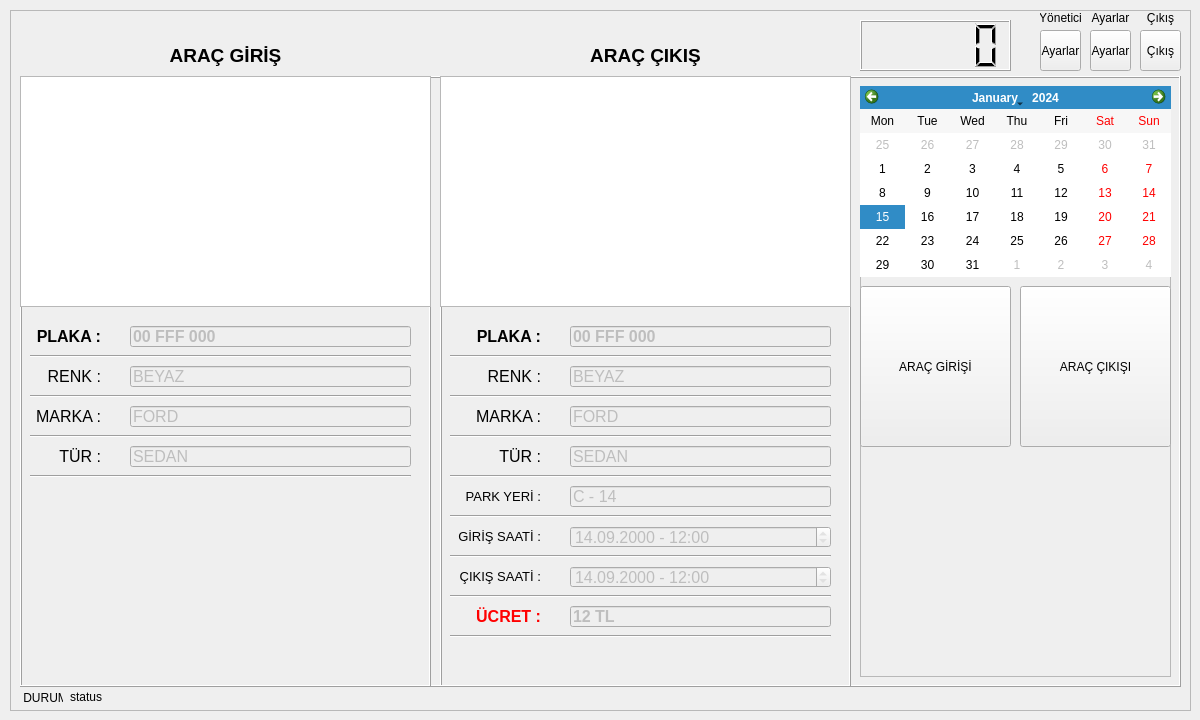
<?xml version="1.0" encoding="UTF-8"?>
<ui version="4.0">
 <class>ApplicationWindow</class>
 <widget class="QWidget" name="ApplicationWindow">
  <property name="windowModality">
   <enum>Qt::ApplicationModal</enum>
  </property>
  <property name="geometry">
   <rect>
    <x>0</x>
    <y>0</y>
    <width>1200</width>
    <height>720</height>
   </rect>
  </property>
  <property name="minimumSize">
   <size>
    <width>200</width>
    <height>110</height>
   </size>
  </property>
  <property name="maximumSize">
   <size>
    <width>9999</width>
    <height>9999</height>
   </size>
  </property>
  <property name="windowTitle">
   <string>ParkYerim Otopark - v0.01 Desktop</string>
  </property>
  <widget class="QFrame" name="frame_mainFrame">
   <property name="geometry">
    <rect>
     <x>10</x>
     <y>10</y>
     <width>1181</width>
     <height>701</height>
    </rect>
   </property>
   <property name="frameShape">
    <enum>QFrame::StyledPanel</enum>
   </property>
   <property name="frameShadow">
    <enum>QFrame::Raised</enum>
   </property>
   <widget class="QFrame" name="frame">
    <property name="geometry">
     <rect>
      <x>10</x>
      <y>66</y>
      <width>1161</width>
      <height>611</height>
     </rect>
    </property>
    <property name="frameShape">
     <enum>QFrame::Box</enum>
    </property>
    <property name="frameShadow">
     <enum>QFrame::Raised</enum>
    </property>
    <widget class="QFrame" name="frame_controls">
     <property name="geometry">
      <rect>
       <x>840</x>
       <y>10</y>
       <width>311</width>
       <height>591</height>
      </rect>
     </property>
     <property name="frameShape">
      <enum>QFrame::StyledPanel</enum>
     </property>
     <property name="frameShadow">
      <enum>QFrame::Raised</enum>
     </property>
     <widget class="QCalendarWidget" name="calendarWidget">
      <property name="geometry">
       <rect>
        <x>0</x>
        <y>0</y>
        <width>311</width>
        <height>191</height>
       </rect>
      </property>
      <property name="minimumDate">
       <date>
        <year>2000</year>
        <month>9</month>
        <day>14</day>
       </date>
      </property>
      <property name="gridVisible">
       <bool>false</bool>
      </property>
      <property name="verticalHeaderFormat">
       <enum>QCalendarWidget::NoVerticalHeader</enum>
      </property>
      <property name="dateEditEnabled">
       <bool>false</bool>
      </property>
     </widget>
     <widget class="QToolButton" name="toolButton_vehicle_in">
      <property name="geometry">
       <rect>
        <x>0</x>
        <y>200</y>
        <width>151</width>
        <height>161</height>
       </rect>
      </property>
      <property name="text">
       <string>ARAÇ GİRİŞİ</string>
      </property>
      <property name="iconSize">
       <size>
        <width>256</width>
        <height>256</height>
       </size>
      </property>
      <property name="toolButtonStyle">
       <enum>Qt::ToolButtonTextUnderIcon</enum>
      </property>
     </widget>
     <widget class="QToolButton" name="toolButton_vehicle_out">
      <property name="geometry">
       <rect>
        <x>160</x>
        <y>200</y>
        <width>151</width>
        <height>161</height>
       </rect>
      </property>
      <property name="text">
       <string>ARAÇ ÇIKIŞI</string>
      </property>
      <property name="iconSize">
       <size>
        <width>256</width>
        <height>256</height>
       </size>
      </property>
      <property name="toolButtonStyle">
       <enum>Qt::ToolButtonTextUnderIcon</enum>
      </property>
     </widget>
    </widget>
    <widget class="QFrame" name="frame_entry">
     <property name="geometry">
      <rect>
       <x>0</x>
       <y>0</y>
       <width>411</width>
       <height>611</height>
      </rect>
     </property>
     <property name="frameShape">
      <enum>QFrame::Box</enum>
     </property>
     <property name="frameShadow">
      <enum>QFrame::Raised</enum>
     </property>
     <widget class="QGraphicsView" name="graphicsView_vehicle_in">
      <property name="geometry">
       <rect>
        <x>0</x>
        <y>0</y>
        <width>411</width>
        <height>231</height>
       </rect>
      </property>
     </widget>
     <widget class="QLabel" name="label_6">
      <property name="geometry">
       <rect>
        <x>10</x>
        <y>250</y>
        <width>71</width>
        <height>21</height>
       </rect>
      </property>
      <property name="font">
       <font>
        <pointsize>12</pointsize>
        <weight>75</weight>
        <bold>true</bold>
       </font>
      </property>
      <property name="text">
       <string>PLAKA :</string>
      </property>
      <property name="alignment">
       <set>Qt::AlignRight|Qt::AlignTrailing|Qt::AlignVCenter</set>
      </property>
     </widget>
     <widget class="QLabel" name="label_7">
      <property name="geometry">
       <rect>
        <x>10</x>
        <y>290</y>
        <width>71</width>
        <height>21</height>
       </rect>
      </property>
      <property name="font">
       <font>
        <pointsize>12</pointsize>
        <weight>50</weight>
        <bold>false</bold>
       </font>
      </property>
      <property name="text">
       <string>RENK :</string>
      </property>
      <property name="alignment">
       <set>Qt::AlignRight|Qt::AlignTrailing|Qt::AlignVCenter</set>
      </property>
     </widget>
     <widget class="QLabel" name="label_8">
      <property name="geometry">
       <rect>
        <x>10</x>
        <y>330</y>
        <width>71</width>
        <height>21</height>
       </rect>
      </property>
      <property name="font">
       <font>
        <pointsize>12</pointsize>
        <weight>50</weight>
        <bold>false</bold>
       </font>
      </property>
      <property name="text">
       <string>MARKA :</string>
      </property>
      <property name="alignment">
       <set>Qt::AlignRight|Qt::AlignTrailing|Qt::AlignVCenter</set>
      </property>
     </widget>
     <widget class="QLineEdit" name="lineEdit_in_plate">
      <property name="enabled">
       <bool>false</bool>
      </property>
      <property name="geometry">
       <rect>
        <x>110</x>
        <y>250</y>
        <width>281</width>
        <height>21</height>
       </rect>
      </property>
      <property name="font">
       <font>
        <pointsize>12</pointsize>
        <weight>75</weight>
        <bold>true</bold>
       </font>
      </property>
      <property name="text">
       <string>00 FFF 000</string>
      </property>
      <property name="frame">
       <bool>true</bool>
      </property>
      <property name="readOnly">
       <bool>true</bool>
      </property>
     </widget>
     <widget class="QLineEdit" name="lineEdit_in_color">
      <property name="enabled">
       <bool>false</bool>
      </property>
      <property name="geometry">
       <rect>
        <x>110</x>
        <y>290</y>
        <width>281</width>
        <height>21</height>
       </rect>
      </property>
      <property name="font">
       <font>
        <pointsize>12</pointsize>
       </font>
      </property>
      <property name="text">
       <string>BEYAZ</string>
      </property>
      <property name="frame">
       <bool>true</bool>
      </property>
      <property name="readOnly">
       <bool>true</bool>
      </property>
     </widget>
     <widget class="QLineEdit" name="lineEdit_in_model">
      <property name="enabled">
       <bool>false</bool>
      </property>
      <property name="geometry">
       <rect>
        <x>110</x>
        <y>330</y>
        <width>281</width>
        <height>21</height>
       </rect>
      </property>
      <property name="font">
       <font>
        <pointsize>12</pointsize>
       </font>
      </property>
      <property name="text">
       <string>FORD</string>
      </property>
      <property name="frame">
       <bool>true</bool>
      </property>
      <property name="readOnly">
       <bool>true</bool>
      </property>
     </widget>
     <widget class="Line" name="line">
      <property name="geometry">
       <rect>
        <x>10</x>
        <y>270</y>
        <width>381</width>
        <height>20</height>
       </rect>
      </property>
      <property name="orientation">
       <enum>Qt::Horizontal</enum>
      </property>
     </widget>
     <widget class="Line" name="line_2">
      <property name="geometry">
       <rect>
        <x>10</x>
        <y>310</y>
        <width>381</width>
        <height>20</height>
       </rect>
      </property>
      <property name="orientation">
       <enum>Qt::Horizontal</enum>
      </property>
     </widget>
     <widget class="Line" name="line_3">
      <property name="geometry">
       <rect>
        <x>10</x>
        <y>350</y>
        <width>381</width>
        <height>20</height>
       </rect>
      </property>
      <property name="orientation">
       <enum>Qt::Horizontal</enum>
      </property>
     </widget>
     <widget class="QLineEdit" name="lineEdit_in_type">
      <property name="enabled">
       <bool>false</bool>
      </property>
      <property name="geometry">
       <rect>
        <x>110</x>
        <y>370</y>
        <width>281</width>
        <height>21</height>
       </rect>
      </property>
      <property name="font">
       <font>
        <pointsize>12</pointsize>
       </font>
      </property>
      <property name="text">
       <string>SEDAN</string>
      </property>
      <property name="frame">
       <bool>true</bool>
      </property>
      <property name="readOnly">
       <bool>true</bool>
      </property>
     </widget>
     <widget class="Line" name="line_4">
      <property name="geometry">
       <rect>
        <x>10</x>
        <y>390</y>
        <width>381</width>
        <height>20</height>
       </rect>
      </property>
      <property name="orientation">
       <enum>Qt::Horizontal</enum>
      </property>
     </widget>
     <widget class="QLabel" name="label_9">
      <property name="geometry">
       <rect>
        <x>10</x>
        <y>370</y>
        <width>71</width>
        <height>21</height>
       </rect>
      </property>
      <property name="font">
       <font>
        <pointsize>12</pointsize>
        <weight>50</weight>
        <bold>false</bold>
       </font>
      </property>
      <property name="text">
       <string>TÜR :</string>
      </property>
      <property name="alignment">
       <set>Qt::AlignRight|Qt::AlignTrailing|Qt::AlignVCenter</set>
      </property>
     </widget>
    </widget>
    <widget class="QFrame" name="frame_exit">
     <property name="geometry">
      <rect>
       <x>420</x>
       <y>0</y>
       <width>411</width>
       <height>611</height>
      </rect>
     </property>
     <property name="frameShape">
      <enum>QFrame::Box</enum>
     </property>
     <property name="frameShadow">
      <enum>QFrame::Raised</enum>
     </property>
     <widget class="QGraphicsView" name="graphicsView_vehicle_out">
      <property name="geometry">
       <rect>
        <x>0</x>
        <y>0</y>
        <width>411</width>
        <height>231</height>
       </rect>
      </property>
     </widget>
     <widget class="Line" name="line_5">
      <property name="geometry">
       <rect>
        <x>10</x>
        <y>310</y>
        <width>381</width>
        <height>20</height>
       </rect>
      </property>
      <property name="orientation">
       <enum>Qt::Horizontal</enum>
      </property>
     </widget>
     <widget class="QLabel" name="label_10">
      <property name="geometry">
       <rect>
        <x>10</x>
        <y>290</y>
        <width>91</width>
        <height>21</height>
       </rect>
      </property>
      <property name="font">
       <font>
        <pointsize>12</pointsize>
        <weight>50</weight>
        <bold>false</bold>
       </font>
      </property>
      <property name="text">
       <string>RENK :</string>
      </property>
      <property name="alignment">
       <set>Qt::AlignRight|Qt::AlignTrailing|Qt::AlignVCenter</set>
      </property>
     </widget>
     <widget class="QLineEdit" name="lineEdit_out_plate">
      <property name="enabled">
       <bool>false</bool>
      </property>
      <property name="geometry">
       <rect>
        <x>130</x>
        <y>250</y>
        <width>261</width>
        <height>21</height>
       </rect>
      </property>
      <property name="font">
       <font>
        <pointsize>12</pointsize>
        <weight>75</weight>
        <bold>true</bold>
       </font>
      </property>
      <property name="text">
       <string>00 FFF 000</string>
      </property>
      <property name="frame">
       <bool>true</bool>
      </property>
      <property name="readOnly">
       <bool>true</bool>
      </property>
     </widget>
     <widget class="QLineEdit" name="lineEdit_out_model">
      <property name="enabled">
       <bool>false</bool>
      </property>
      <property name="geometry">
       <rect>
        <x>130</x>
        <y>330</y>
        <width>261</width>
        <height>21</height>
       </rect>
      </property>
      <property name="font">
       <font>
        <pointsize>12</pointsize>
       </font>
      </property>
      <property name="text">
       <string>FORD</string>
      </property>
      <property name="frame">
       <bool>true</bool>
      </property>
      <property name="readOnly">
       <bool>true</bool>
      </property>
     </widget>
     <widget class="Line" name="line_6">
      <property name="geometry">
       <rect>
        <x>10</x>
        <y>270</y>
        <width>381</width>
        <height>20</height>
       </rect>
      </property>
      <property name="orientation">
       <enum>Qt::Horizontal</enum>
      </property>
     </widget>
     <widget class="QLabel" name="label_11">
      <property name="geometry">
       <rect>
        <x>10</x>
        <y>250</y>
        <width>91</width>
        <height>21</height>
       </rect>
      </property>
      <property name="font">
       <font>
        <pointsize>12</pointsize>
        <weight>75</weight>
        <bold>true</bold>
       </font>
      </property>
      <property name="text">
       <string>PLAKA :</string>
      </property>
      <property name="alignment">
       <set>Qt::AlignRight|Qt::AlignTrailing|Qt::AlignVCenter</set>
      </property>
     </widget>
     <widget class="QLineEdit" name="lineEdit_out_color">
      <property name="enabled">
       <bool>false</bool>
      </property>
      <property name="geometry">
       <rect>
        <x>130</x>
        <y>290</y>
        <width>261</width>
        <height>21</height>
       </rect>
      </property>
      <property name="font">
       <font>
        <pointsize>12</pointsize>
       </font>
      </property>
      <property name="text">
       <string>BEYAZ</string>
      </property>
      <property name="frame">
       <bool>true</bool>
      </property>
      <property name="readOnly">
       <bool>true</bool>
      </property>
     </widget>
     <widget class="Line" name="line_7">
      <property name="geometry">
       <rect>
        <x>10</x>
        <y>350</y>
        <width>381</width>
        <height>20</height>
       </rect>
      </property>
      <property name="orientation">
       <enum>Qt::Horizontal</enum>
      </property>
     </widget>
     <widget class="QLineEdit" name="lineEdit_out_type">
      <property name="enabled">
       <bool>false</bool>
      </property>
      <property name="geometry">
       <rect>
        <x>130</x>
        <y>370</y>
        <width>261</width>
        <height>21</height>
       </rect>
      </property>
      <property name="font">
       <font>
        <pointsize>12</pointsize>
       </font>
      </property>
      <property name="text">
       <string>SEDAN</string>
      </property>
      <property name="frame">
       <bool>true</bool>
      </property>
      <property name="readOnly">
       <bool>true</bool>
      </property>
     </widget>
     <widget class="Line" name="line_8">
      <property name="geometry">
       <rect>
        <x>10</x>
        <y>390</y>
        <width>381</width>
        <height>20</height>
       </rect>
      </property>
      <property name="orientation">
       <enum>Qt::Horizontal</enum>
      </property>
     </widget>
     <widget class="QLabel" name="label_12">
      <property name="geometry">
       <rect>
        <x>10</x>
        <y>330</y>
        <width>91</width>
        <height>21</height>
       </rect>
      </property>
      <property name="font">
       <font>
        <pointsize>12</pointsize>
        <weight>50</weight>
        <bold>false</bold>
       </font>
      </property>
      <property name="text">
       <string>MARKA :</string>
      </property>
      <property name="alignment">
       <set>Qt::AlignRight|Qt::AlignTrailing|Qt::AlignVCenter</set>
      </property>
     </widget>
     <widget class="QLabel" name="label_13">
      <property name="geometry">
       <rect>
        <x>10</x>
        <y>370</y>
        <width>91</width>
        <height>21</height>
       </rect>
      </property>
      <property name="font">
       <font>
        <pointsize>12</pointsize>
        <weight>50</weight>
        <bold>false</bold>
       </font>
      </property>
      <property name="text">
       <string>TÜR :</string>
      </property>
      <property name="alignment">
       <set>Qt::AlignRight|Qt::AlignTrailing|Qt::AlignVCenter</set>
      </property>
     </widget>
     <widget class="QLabel" name="label_14">
      <property name="geometry">
       <rect>
        <x>10</x>
        <y>450</y>
        <width>91</width>
        <height>21</height>
       </rect>
      </property>
      <property name="font">
       <font>
        <pointsize>10</pointsize>
        <weight>50</weight>
        <bold>false</bold>
       </font>
      </property>
      <property name="text">
       <string>GİRİŞ SAATİ :</string>
      </property>
      <property name="alignment">
       <set>Qt::AlignRight|Qt::AlignTrailing|Qt::AlignVCenter</set>
      </property>
     </widget>
     <widget class="Line" name="line_9">
      <property name="geometry">
       <rect>
        <x>10</x>
        <y>470</y>
        <width>381</width>
        <height>20</height>
       </rect>
      </property>
      <property name="orientation">
       <enum>Qt::Horizontal</enum>
      </property>
     </widget>
     <widget class="QLabel" name="label_15">
      <property name="geometry">
       <rect>
        <x>10</x>
        <y>490</y>
        <width>91</width>
        <height>21</height>
       </rect>
      </property>
      <property name="font">
       <font>
        <pointsize>10</pointsize>
        <weight>50</weight>
        <bold>false</bold>
       </font>
      </property>
      <property name="text">
       <string>ÇIKIŞ SAATİ :</string>
      </property>
      <property name="alignment">
       <set>Qt::AlignRight|Qt::AlignTrailing|Qt::AlignVCenter</set>
      </property>
     </widget>
     <widget class="Line" name="line_10">
      <property name="geometry">
       <rect>
        <x>10</x>
        <y>510</y>
        <width>381</width>
        <height>20</height>
       </rect>
      </property>
      <property name="orientation">
       <enum>Qt::Horizontal</enum>
      </property>
     </widget>
     <widget class="QDateTimeEdit" name="dateTimeEdit_in">
      <property name="enabled">
       <bool>false</bool>
      </property>
      <property name="geometry">
       <rect>
        <x>130</x>
        <y>450</y>
        <width>261</width>
        <height>22</height>
       </rect>
      </property>
      <property name="font">
       <font>
        <pointsize>12</pointsize>
       </font>
      </property>
      <property name="wrapping">
       <bool>false</bool>
      </property>
      <property name="frame">
       <bool>true</bool>
      </property>
      <property name="readOnly">
       <bool>true</bool>
      </property>
      <property name="keyboardTracking">
       <bool>false</bool>
      </property>
      <property name="showGroupSeparator" stdset="0">
       <bool>false</bool>
      </property>
      <property name="dateTime">
       <datetime>
        <hour>12</hour>
        <minute>0</minute>
        <second>0</second>
        <year>2000</year>
        <month>9</month>
        <day>14</day>
       </datetime>
      </property>
      <property name="minimumDateTime">
       <datetime>
        <hour>0</hour>
        <minute>0</minute>
        <second>0</second>
        <year>1999</year>
        <month>9</month>
        <day>14</day>
       </datetime>
      </property>
      <property name="currentSection">
       <enum>QDateTimeEdit::DaySection</enum>
      </property>
      <property name="displayFormat">
       <string>dd.MM.yyyy - HH:mm</string>
      </property>
     </widget>
     <widget class="QDateTimeEdit" name="dateTimeEdit_out">
      <property name="enabled">
       <bool>false</bool>
      </property>
      <property name="geometry">
       <rect>
        <x>130</x>
        <y>490</y>
        <width>261</width>
        <height>22</height>
       </rect>
      </property>
      <property name="font">
       <font>
        <pointsize>12</pointsize>
       </font>
      </property>
      <property name="wrapping">
       <bool>false</bool>
      </property>
      <property name="frame">
       <bool>true</bool>
      </property>
      <property name="readOnly">
       <bool>true</bool>
      </property>
      <property name="keyboardTracking">
       <bool>false</bool>
      </property>
      <property name="showGroupSeparator" stdset="0">
       <bool>false</bool>
      </property>
      <property name="dateTime">
       <datetime>
        <hour>12</hour>
        <minute>0</minute>
        <second>0</second>
        <year>2000</year>
        <month>9</month>
        <day>14</day>
       </datetime>
      </property>
      <property name="minimumDateTime">
       <datetime>
        <hour>0</hour>
        <minute>0</minute>
        <second>0</second>
        <year>1999</year>
        <month>9</month>
        <day>14</day>
       </datetime>
      </property>
      <property name="currentSection">
       <enum>QDateTimeEdit::DaySection</enum>
      </property>
      <property name="displayFormat">
       <string>dd.MM.yyyy - HH:mm</string>
      </property>
     </widget>
     <widget class="QLineEdit" name="lineEdit_out_parkLocation">
      <property name="enabled">
       <bool>false</bool>
      </property>
      <property name="geometry">
       <rect>
        <x>130</x>
        <y>410</y>
        <width>261</width>
        <height>21</height>
       </rect>
      </property>
      <property name="font">
       <font>
        <pointsize>12</pointsize>
       </font>
      </property>
      <property name="text">
       <string>C - 14</string>
      </property>
      <property name="frame">
       <bool>true</bool>
      </property>
      <property name="readOnly">
       <bool>true</bool>
      </property>
     </widget>
     <widget class="QLabel" name="label_16">
      <property name="geometry">
       <rect>
        <x>10</x>
        <y>410</y>
        <width>91</width>
        <height>21</height>
       </rect>
      </property>
      <property name="font">
       <font>
        <pointsize>10</pointsize>
        <weight>50</weight>
        <bold>false</bold>
       </font>
      </property>
      <property name="text">
       <string>PARK YERİ :</string>
      </property>
      <property name="alignment">
       <set>Qt::AlignRight|Qt::AlignTrailing|Qt::AlignVCenter</set>
      </property>
     </widget>
     <widget class="Line" name="line_11">
      <property name="geometry">
       <rect>
        <x>10</x>
        <y>430</y>
        <width>381</width>
        <height>20</height>
       </rect>
      </property>
      <property name="orientation">
       <enum>Qt::Horizontal</enum>
      </property>
     </widget>
     <widget class="Line" name="line_12">
      <property name="geometry">
       <rect>
        <x>10</x>
        <y>550</y>
        <width>381</width>
        <height>20</height>
       </rect>
      </property>
      <property name="orientation">
       <enum>Qt::Horizontal</enum>
      </property>
     </widget>
     <widget class="QLabel" name="label_17">
      <property name="geometry">
       <rect>
        <x>10</x>
        <y>530</y>
        <width>91</width>
        <height>21</height>
       </rect>
      </property>
      <property name="font">
       <font>
        <pointsize>12</pointsize>
        <weight>75</weight>
        <bold>true</bold>
       </font>
      </property>
      <property name="styleSheet">
       <string notr="true">color : red;</string>
      </property>
      <property name="text">
       <string>ÜCRET :</string>
      </property>
      <property name="alignment">
       <set>Qt::AlignRight|Qt::AlignTrailing|Qt::AlignVCenter</set>
      </property>
     </widget>
     <widget class="QLineEdit" name="lineEdit_out_price">
      <property name="enabled">
       <bool>false</bool>
      </property>
      <property name="geometry">
       <rect>
        <x>130</x>
        <y>530</y>
        <width>261</width>
        <height>21</height>
       </rect>
      </property>
      <property name="font">
       <font>
        <pointsize>12</pointsize>
        <weight>75</weight>
        <bold>true</bold>
       </font>
      </property>
      <property name="text">
       <string>12 TL</string>
      </property>
      <property name="frame">
       <bool>true</bool>
      </property>
      <property name="readOnly">
       <bool>true</bool>
      </property>
     </widget>
    </widget>
   </widget>
   <widget class="QLabel" name="label">
    <property name="geometry">
     <rect>
      <x>10</x>
      <y>681</y>
      <width>43</width>
      <height>20</height>
     </rect>
    </property>
    <property name="maximumSize">
     <size>
      <width>50</width>
      <height>20</height>
     </size>
    </property>
    <property name="text">
     <string> DURUM:</string>
    </property>
    <property name="alignment">
     <set>Qt::AlignLeading|Qt::AlignLeft|Qt::AlignTop</set>
    </property>
   </widget>
   <widget class="QLabel" name="label_status">
    <property name="geometry">
     <rect>
      <x>60</x>
      <y>680</y>
      <width>941</width>
      <height>20</height>
     </rect>
    </property>
    <property name="minimumSize">
     <size>
      <width>40</width>
      <height>20</height>
     </size>
    </property>
    <property name="maximumSize">
     <size>
      <width>100009</width>
      <height>20</height>
     </size>
    </property>
    <property name="text">
     <string>status</string>
    </property>
    <property name="alignment">
     <set>Qt::AlignLeading|Qt::AlignLeft|Qt::AlignTop</set>
    </property>
   </widget>
   <widget class="QToolButton" name="toolButton_settings">
    <property name="geometry">
     <rect>
      <x>1080</x>
      <y>20</y>
      <width>41</width>
      <height>41</height>
     </rect>
    </property>
    <property name="maximumSize">
     <size>
      <width>9999</width>
      <height>9999</height>
     </size>
    </property>
    <property name="text">
     <string>Ayarlar</string>
    </property>
    <property name="icon">
     <iconset>
      <normaloff>assets/images/settings.png</normaloff>assets/images/settings.png</iconset>
    </property>
    <property name="iconSize">
     <size>
      <width>64</width>
      <height>64</height>
     </size>
    </property>
    <property name="toolButtonStyle">
     <enum>Qt::ToolButtonIconOnly</enum>
    </property>
   </widget>
   <widget class="QToolButton" name="toolButton_quit">
    <property name="geometry">
     <rect>
      <x>1130</x>
      <y>20</y>
      <width>41</width>
      <height>41</height>
     </rect>
    </property>
    <property name="sizePolicy">
     <sizepolicy hsizetype="Preferred" vsizetype="Preferred">
      <horstretch>0</horstretch>
      <verstretch>0</verstretch>
     </sizepolicy>
    </property>
    <property name="minimumSize">
     <size>
      <width>31</width>
      <height>31</height>
     </size>
    </property>
    <property name="maximumSize">
     <size>
      <width>9999</width>
      <height>9999</height>
     </size>
    </property>
    <property name="toolTip">
     <string>Güvenli Çıkış</string>
    </property>
    <property name="styleSheet">
     <string notr="true"/>
    </property>
    <property name="text">
     <string>Çıkış</string>
    </property>
    <property name="icon">
     <iconset>
      <normaloff>assets/images/close.png</normaloff>assets/images/close.png</iconset>
    </property>
    <property name="iconSize">
     <size>
      <width>64</width>
      <height>64</height>
     </size>
    </property>
    <property name="popupMode">
     <enum>QToolButton::DelayedPopup</enum>
    </property>
    <property name="toolButtonStyle">
     <enum>Qt::ToolButtonIconOnly</enum>
    </property>
   </widget>
   <widget class="QLabel" name="label_2">
    <property name="geometry">
     <rect>
      <x>1130</x>
      <y>0</y>
      <width>41</width>
      <height>16</height>
     </rect>
    </property>
    <property name="text">
     <string>Çıkış</string>
    </property>
    <property name="alignment">
     <set>Qt::AlignCenter</set>
    </property>
   </widget>
   <widget class="QLabel" name="label_3">
    <property name="geometry">
     <rect>
      <x>1080</x>
      <y>0</y>
      <width>41</width>
      <height>16</height>
     </rect>
    </property>
    <property name="text">
     <string>Ayarlar</string>
    </property>
    <property name="alignment">
     <set>Qt::AlignCenter</set>
    </property>
   </widget>
   <widget class="QLCDNumber" name="lcdNumber">
    <property name="geometry">
     <rect>
      <x>850</x>
      <y>10</y>
      <width>151</width>
      <height>51</height>
     </rect>
    </property>
    <property name="frameShape">
     <enum>QFrame::Box</enum>
    </property>
    <property name="smallDecimalPoint">
     <bool>false</bool>
    </property>
    <property name="digitCount">
     <number>5</number>
    </property>
    <property name="segmentStyle">
     <enum>QLCDNumber::Filled</enum>
    </property>
   </widget>
   <widget class="QLabel" name="label_4">
    <property name="geometry">
     <rect>
      <x>100</x>
      <y>30</y>
      <width>231</width>
      <height>31</height>
     </rect>
    </property>
    <property name="font">
     <font>
      <pointsize>14</pointsize>
      <weight>75</weight>
      <bold>true</bold>
     </font>
    </property>
    <property name="text">
     <string>ARAÇ GİRİŞ</string>
    </property>
    <property name="alignment">
     <set>Qt::AlignCenter</set>
    </property>
   </widget>
   <widget class="QLabel" name="label_5">
    <property name="geometry">
     <rect>
      <x>520</x>
      <y>30</y>
      <width>231</width>
      <height>31</height>
     </rect>
    </property>
    <property name="font">
     <font>
      <pointsize>14</pointsize>
      <weight>75</weight>
      <bold>true</bold>
     </font>
    </property>
    <property name="text">
     <string>ARAÇ ÇIKIŞ</string>
    </property>
    <property name="alignment">
     <set>Qt::AlignCenter</set>
    </property>
   </widget>
   <widget class="QLabel" name="label_18">
    <property name="geometry">
     <rect>
      <x>1030</x>
      <y>0</y>
      <width>41</width>
      <height>16</height>
     </rect>
    </property>
    <property name="text">
     <string>Yönetici</string>
    </property>
    <property name="alignment">
     <set>Qt::AlignCenter</set>
    </property>
   </widget>
   <widget class="QToolButton" name="toolButton_adminpanel">
    <property name="geometry">
     <rect>
      <x>1030</x>
      <y>20</y>
      <width>41</width>
      <height>41</height>
     </rect>
    </property>
    <property name="maximumSize">
     <size>
      <width>9999</width>
      <height>9999</height>
     </size>
    </property>
    <property name="text">
     <string>Ayarlar</string>
    </property>
    <property name="icon">
     <iconset>
      <normaloff>assets/images/adminpanel.png</normaloff>assets/images/adminpanel.png</iconset>
    </property>
    <property name="iconSize">
     <size>
      <width>64</width>
      <height>64</height>
     </size>
    </property>
    <property name="toolButtonStyle">
     <enum>Qt::ToolButtonIconOnly</enum>
    </property>
   </widget>
  </widget>
 </widget>
 <resources/>
 <connections/>
</ui>
